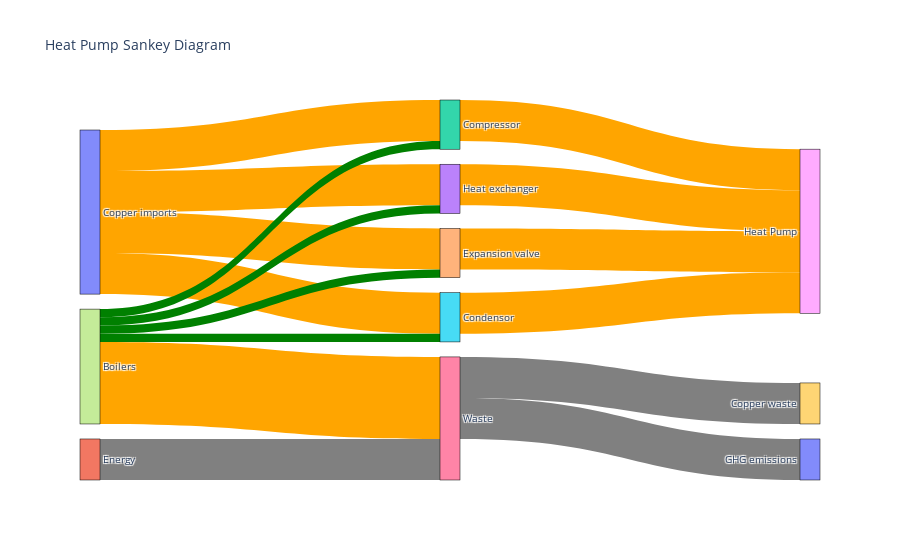

Notebook code for this chart:
### Code cell
import plotly.graph_objects as go
import pandas as pd


# Step 1: Get all unique labels
all_labels = pd.concat([data_HP['source'], data_HP['target']]).unique()
label_list = all_labels.tolist()

# Step 2: Map labels to indices
label_to_index = {label: index for index, label in enumerate(label_list)}

# Step 3: Convert source and target to indices
data_HP['source_idx'] = data_HP['source'].map(label_to_index)
data_HP['target_idx'] = data_HP['target'].map(label_to_index)

# Step 4: Plot the Sankey diagram
fig = go.Figure(data=[go.Sankey(
    node=dict(
        pad=15,
        thickness=20,
        line=dict(color="black", width=0.5),
        label=label_list,
    ),
    link=dict(
        source=data_HP['source_idx'],
        target=data_HP['target_idx'],
        value=data_HP['value'],
        color=data_HP['color of flux']
    )
)])

fig.update_layout(title_text="Heat Pump Sankey Diagram", font_size=10)
fig.show()

### Figure 1 — Plotly figure (JSON) as saved in the notebook; plotly's stock layout.template omitted (floating-point values rounded to 4 significant figures)
{"data": [{"link": {"color": ["orange", "orange", "orange", "orange", "grey", "orange", "orange", "orange", "orange", "grey", "grey", "orange", "green", "green", "green", "green"], "source": [0, 0, 0, 0, 1, 2, 3, 4, 5, 6, 6, 7, 7, 7, 7, 7], "target": [2, 3, 4, 5, 6, 8, 8, 8, 8, 9, 10, 6, 2, 3, 4, 5], "value": [1, 1, 1, 1, 1, 1, 1, 1, 1, 1, 1, 2, 0.2, 0.2, 0.2, 0.2]}, "node": {"label": ["Copper imports", "Energy", "Compressor", "Heat exchanger", "Expansion valve", "Condensor", "Waste", "Boilers", "Heat Pump", "Copper waste", "GHG emissions"], "line": {"color": "black", "width": 0.5}, "pad": 15, "thickness": 20}, "type": "sankey"}], "layout": {"font": {"size": 10}, "title": {"text": "Heat Pump Sankey Diagram"}}}
